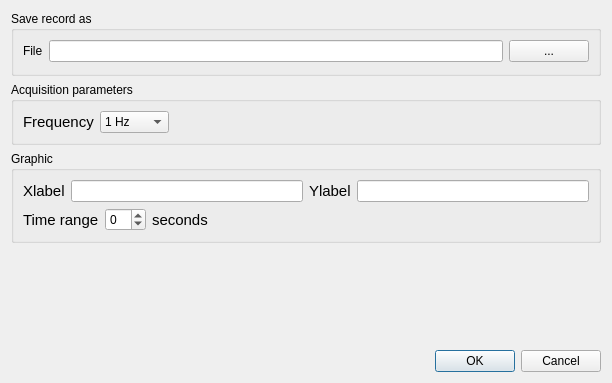
<?xml version="1.0" encoding="UTF-8"?>
<ui version="4.0">
 <class>Dialog</class>
 <widget class="QDialog" name="Dialog">
  <property name="geometry">
   <rect>
    <x>0</x>
    <y>0</y>
    <width>612</width>
    <height>383</height>
   </rect>
  </property>
  <property name="windowTitle">
   <string>Dialog</string>
  </property>
  <layout class="QGridLayout" name="gridLayout_4">
   <item row="0" column="0">
    <layout class="QVBoxLayout" name="verticalLayout_4">
     <item>
      <layout class="QVBoxLayout" name="verticalLayout_3">
       <item>
        <widget class="QGroupBox" name="groupBox">
         <property name="title">
          <string>Save record as</string>
         </property>
         <layout class="QGridLayout" name="gridLayout">
          <item row="0" column="0">
           <layout class="QVBoxLayout" name="verticalLayout">
            <item>
             <layout class="QHBoxLayout" name="horizontalLayout">
              <item>
               <widget class="QLabel" name="label">
                <property name="text">
                 <string>File</string>
                </property>
               </widget>
              </item>
              <item>
               <widget class="QLineEdit" name="le_interfero_record_fn"/>
              </item>
              <item>
               <widget class="QPushButton" name="pb_interfero_select_fn">
                <property name="text">
                 <string>...</string>
                </property>
               </widget>
              </item>
             </layout>
            </item>
            <item>
             <spacer name="horizontalSpacer">
              <property name="orientation">
               <enum>Qt::Horizontal</enum>
              </property>
              <property name="sizeHint" stdset="0">
               <size>
                <width>668</width>
                <height>2</height>
               </size>
              </property>
             </spacer>
            </item>
           </layout>
          </item>
         </layout>
        </widget>
       </item>
       <item>
        <widget class="QGroupBox" name="groupBox_2">
         <property name="title">
          <string>Acquisition parameters</string>
         </property>
         <layout class="QGridLayout" name="gridLayout_3">
          <item row="0" column="0">
           <layout class="QHBoxLayout" name="horizontalLayout_2">
            <item>
             <widget class="QLabel" name="label_2">
              <property name="font">
               <font>
                <pointsize>11</pointsize>
               </font>
              </property>
              <property name="text">
               <string>Frequency</string>
              </property>
             </widget>
            </item>
            <item>
             <widget class="QComboBox" name="cb_interfero_freq">
              <item>
               <property name="text">
                <string>1 Hz</string>
               </property>
              </item>
              <item>
               <property name="text">
                <string>2 Hz</string>
               </property>
              </item>
              <item>
               <property name="text">
                <string>5 Hz</string>
               </property>
              </item>
              <item>
               <property name="text">
                <string>10 Hz</string>
               </property>
              </item>
              <item>
               <property name="text">
                <string>20 Hz</string>
               </property>
              </item>
              <item>
               <property name="text">
                <string>100 Hz</string>
               </property>
              </item>
             </widget>
            </item>
            <item>
             <spacer name="horizontalSpacer_2">
              <property name="orientation">
               <enum>Qt::Horizontal</enum>
              </property>
              <property name="sizeHint" stdset="0">
               <size>
                <width>258</width>
                <height>20</height>
               </size>
              </property>
             </spacer>
            </item>
           </layout>
          </item>
         </layout>
        </widget>
       </item>
       <item>
        <widget class="QGroupBox" name="groupBox_3">
         <property name="title">
          <string>Graphic</string>
         </property>
         <layout class="QGridLayout" name="gridLayout_2">
          <item row="0" column="0">
           <layout class="QVBoxLayout" name="verticalLayout_2">
            <item>
             <layout class="QHBoxLayout" name="horizontalLayout_3">
              <item>
               <widget class="QLabel" name="label_3">
                <property name="font">
                 <font>
                  <pointsize>11</pointsize>
                 </font>
                </property>
                <property name="text">
                 <string>Xlabel</string>
                </property>
               </widget>
              </item>
              <item>
               <widget class="QLineEdit" name="le_interfero_graph_xlabel"/>
              </item>
              <item>
               <widget class="QLabel" name="label_4">
                <property name="font">
                 <font>
                  <pointsize>11</pointsize>
                 </font>
                </property>
                <property name="text">
                 <string>Ylabel</string>
                </property>
               </widget>
              </item>
              <item>
               <widget class="QLineEdit" name="le_interfero_graph_ylabel"/>
              </item>
             </layout>
            </item>
            <item>
             <layout class="QHBoxLayout" name="horizontalLayout_4">
              <item>
               <widget class="QLabel" name="label_5">
                <property name="font">
                 <font>
                  <pointsize>11</pointsize>
                 </font>
                </property>
                <property name="text">
                 <string>Time range</string>
                </property>
               </widget>
              </item>
              <item>
               <widget class="QSpinBox" name="sb_interfero_time_range">
                <property name="minimum">
                 <number>-1</number>
                </property>
               </widget>
              </item>
              <item>
               <widget class="QLabel" name="label_6">
                <property name="font">
                 <font>
                  <pointsize>11</pointsize>
                 </font>
                </property>
                <property name="text">
                 <string>seconds</string>
                </property>
               </widget>
              </item>
              <item>
               <spacer name="horizontalSpacer_3">
                <property name="orientation">
                 <enum>Qt::Horizontal</enum>
                </property>
                <property name="sizeHint" stdset="0">
                 <size>
                  <width>248</width>
                  <height>20</height>
                 </size>
                </property>
               </spacer>
              </item>
             </layout>
            </item>
           </layout>
          </item>
         </layout>
        </widget>
       </item>
      </layout>
     </item>
     <item>
      <spacer name="verticalSpacer">
       <property name="orientation">
        <enum>Qt::Vertical</enum>
       </property>
       <property name="sizeHint" stdset="0">
        <size>
         <width>20</width>
         <height>40</height>
        </size>
       </property>
      </spacer>
     </item>
     <item>
      <layout class="QHBoxLayout" name="horizontalLayout_5">
       <item>
        <spacer name="horizontalSpacer_4">
         <property name="orientation">
          <enum>Qt::Horizontal</enum>
         </property>
         <property name="sizeHint" stdset="0">
          <size>
           <width>538</width>
           <height>20</height>
          </size>
         </property>
        </spacer>
       </item>
       <item>
        <widget class="QDialogButtonBox" name="buttonBox">
         <property name="orientation">
          <enum>Qt::Horizontal</enum>
         </property>
         <property name="standardButtons">
          <set>QDialogButtonBox::Cancel|QDialogButtonBox::Ok</set>
         </property>
        </widget>
       </item>
      </layout>
     </item>
    </layout>
   </item>
  </layout>
 </widget>
 <resources/>
 <connections>
  <connection>
   <sender>buttonBox</sender>
   <signal>accepted()</signal>
   <receiver>Dialog</receiver>
   <slot>accept()</slot>
   <hints>
    <hint type="sourcelabel">
     <x>248</x>
     <y>254</y>
    </hint>
    <hint type="destinationlabel">
     <x>157</x>
     <y>274</y>
    </hint>
   </hints>
  </connection>
  <connection>
   <sender>buttonBox</sender>
   <signal>rejected()</signal>
   <receiver>Dialog</receiver>
   <slot>reject()</slot>
   <hints>
    <hint type="sourcelabel">
     <x>316</x>
     <y>260</y>
    </hint>
    <hint type="destinationlabel">
     <x>286</x>
     <y>274</y>
    </hint>
   </hints>
  </connection>
 </connections>
</ui>
